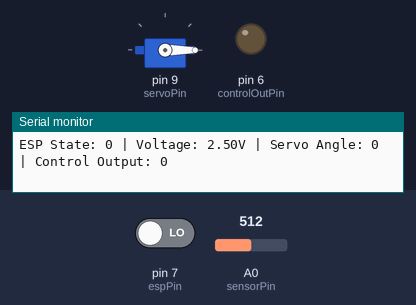
Recording of a sketch running on a simulated Arduino Uno, built with avr-gcc and run on an emulated ATmega328P. Parts: servo, output pins drawn as LEDs (lit = HIGH), the last lines printed to the serial monitor. Inputs (shaded band) come from the test bench; at power-on: A0 (sensorPin) = 512, pin 7 (espPin) LOW.

Above: at 1.3 s.
1.4 s: A0 (sensorPin) set to 494
At 2.2 s:
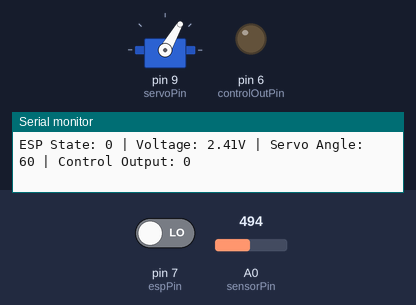
3.0 s: pin 7 (espPin) driven HIGH
At 3.9 s:
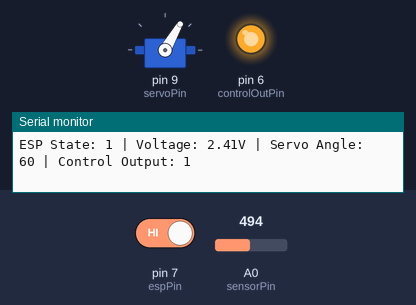
4.5 s: A0 (sensorPin) set to 419
7.5 s: A0 (sensorPin) set to 396
At 8.7 s:
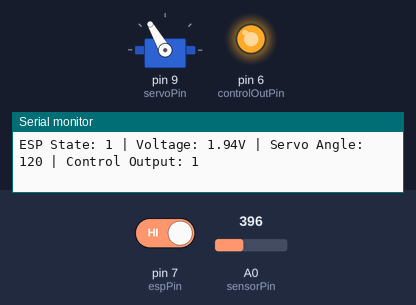
9.0 s: pin 7 (espPin) driven LOW
At 9.4 s:
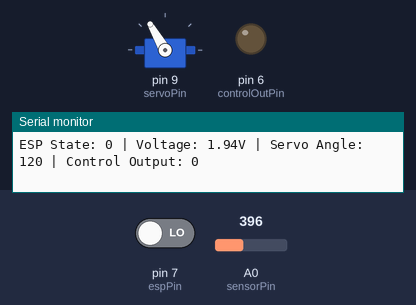
10.5 s: A0 (sensorPin) set to 304
12.0 s: A0 (sensorPin) set to 270
At 12.8 s:
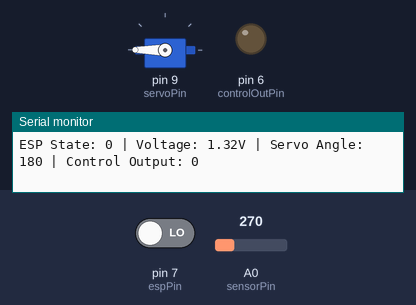
Timing chart, 0 to 14.6 s (numbered marks = the images above; inputs shaded):
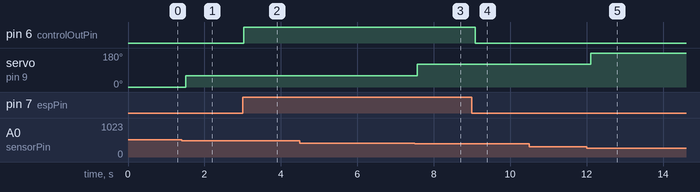

The sketch:

speedometer_needle.ino
```cpp
#include <Servo.h>

const int sensorPin = A0;   // Rain sensor analog pin
const int servoPin = 9;     // Servo control pin
const int espPin = 7;       // Pin receiving HIGH/LOW from ESP8266
const int controlOutPin = 6; // GPIO to be controlled by ESP signal

Servo myServo;

void setup() {
    myServo.attach(servoPin);
    pinMode(espPin, INPUT);
    pinMode(controlOutPin, OUTPUT);
    Serial.begin(9600);
}

void loop() {
    int espState = digitalRead(espPin);  // Read ESP8266 signal
    int sensorValue = analogRead(sensorPin);
    float voltage = (sensorValue / 1023.0) * 5.0; // Convert to voltage
    int angle = 0;  // Default position

    // Control the Arduino GPIO based on ESP8266 state
    if (espState == HIGH) {
        digitalWrite(controlOutPin, HIGH);
    } else {
        digitalWrite(controlOutPin, LOW);
    }

    // Servo control using rain sensor
    if (voltage <= 1.4) {
        angle = 180;  // Level 4
    } else if (voltage <= 2.0) {
        angle = 120;  // Level 3
    } else if (voltage <= 2.5) {
        angle = 60;   // Level 2
    } else if (voltage <= 3.0) {
        angle = 0;    // Level 1
    }

    myServo.write(angle);

    // Debugging info
    Serial.print("ESP State: "); Serial.print(espState);
    Serial.print(" | Voltage: "); Serial.print(voltage);
    Serial.print("V | Servo Angle: "); Serial.print(angle);
    Serial.print(" | Control Output: "); Serial.println(digitalRead(controlOutPin));

    delay(500);
}
```

Measured:
- the behaviour switches between 512 and 511 on A0 (sensorPin) (found by bisection; images 0 and 1)
- the behaviour switches between 410 and 409 on A0 (sensorPin) (found by bisection; images 2 and 3)
- the behaviour switches between 287 and 286 on A0 (sensorPin) (found by bisection; images 4 and 5)
- after the input at 1.4 s, servo on pin 9 (servoPin): 0° → 60° after 0.11 s
- after the input at 3.0 s, pin 6 (controlOutPin): LOW → HIGH at once
- after the input at 7.5 s, servo on pin 9 (servoPin): 60° → 120° after 0.06 s
- after the input at 9.0 s, pin 6 (controlOutPin): HIGH → LOW after 0.08 s
- after the input at 12.0 s, servo on pin 9 (servoPin): 120° → 180° after 0.11 s
